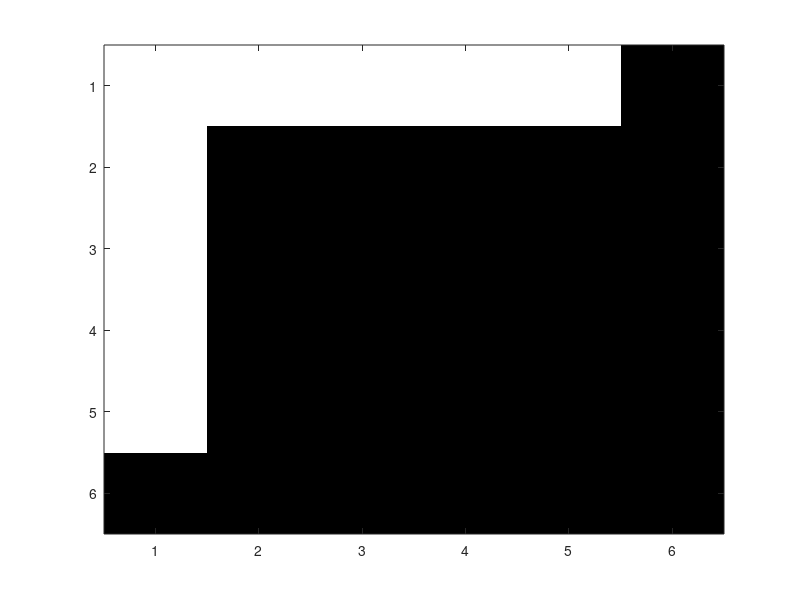

This chart was generated by the following MATLAB code:
n=input('Lattice size = ');  
pd=input('Density (probability) = ');
phiu=pd/2;

%Initial state  
s=zeros(n+2,n+2);  
for i=2:n+1
    for j=2:n+1
        r=rand;
        if(r<pd)
            s(i,j)=2;
        end
        if(r<phiu)
            s(i,j)=1;
        end
    end
end

u=255*s(2:n+1,2:n+1);
figure(1), image(u), colormap(gray(255))

%Iterasi sebanyak 100 kali  
for iter=1:100
    %Update state dengan aturan Game of Life  
    st=s;
    for i=2:n+1  
        for j=2:n+1
            % hiu
            t_hiu = 0;
            if (st(i-1, j-1) == 1)
                t_hiu = t_hiu + 1;
            end
            if (st(i, j-1) == 1)
                t_hiu = t_hiu + 1;
            end
            if (st(i+1, j-1) == 1)
                t_hiu = t_hiu + 1;
            end
            if (st(i+1, j) == 1)
                t_hiu = t_hiu + 1;
            end
            if (st(i+1, j+1) == 1)
                t_hiu = t_hiu + 1;
            end
            if (st(i, j+1) == 1)
                t_hiu = t_hiu + 1;
            end
            if (st(i-1, j+1) == 1)
                t_hiu = t_hiu + 1;
            end
            if (st(i-1, j) == 1)
                t_hiu = t_hiu + 1;
            end

            % ikan
            t_ikan = 0;
            if (st(i-1, j-1) == 2)
                t_ikan = t_ikan + 1;
            end
            if (st(i, j-1) == 2)
                t_ikan = t_ikan + 1;
            end
            if (st(i+1, j-1) == 2)
                t_ikan = t_ikan + 1;
            end
            if (st(i+1, j) == 2)
                t_ikan = t_ikan + 1;
            end
            if (st(i+1, j+1) == 2)
                t_ikan = t_ikan + 1;
            end
            if (st(i, j+1) == 2)
                t_ikan = t_ikan + 1;
            end
            if (st(i-1, j+1) == 2)
                t_ikan = t_ikan + 1;
            end
            if (st(i-1, j) == 2)
                t_ikan = t_ikan + 1;
            end
            
            % cek aturan
            if(st(i,j)==0)
                if(t_hiu==3)  
                    s(i,j)=1;
                    disp("[+] hiu");
                end
                if(t_ikan==3)
                    s(i,j)=2;
                    disp("[+] ikan");
                end
            else
                if(st(i,j)==1)
                   if(t_hiu==2 || t_hiu==3 && t_ikan>=1)
                       s(i,j)=1;
                       disp("[=] hiu");
                   else
                       s(i,j)=0;
                       disp("[-] hiu");
                   end
                end
                if(st(i,j)==2)
                   if(t_hiu==3)
                      s(i,j)=0; 
                      disp("[-] ikan");
                   end
                end
            end
        end
    end
    for i=2:n+1  
        for j=2:n+1
            if(s(i,j) == 0)
               u(i,j) = 0; 
            end
            if(s(i,j) == 1)
               u(i,j) = 255; 
            end
            if(s(i,j) == 2)
               u(i,j) = 70; 
            end
        end
    end
    figure(1), image(u), colormap(gray(255))
    drawnow;
end
